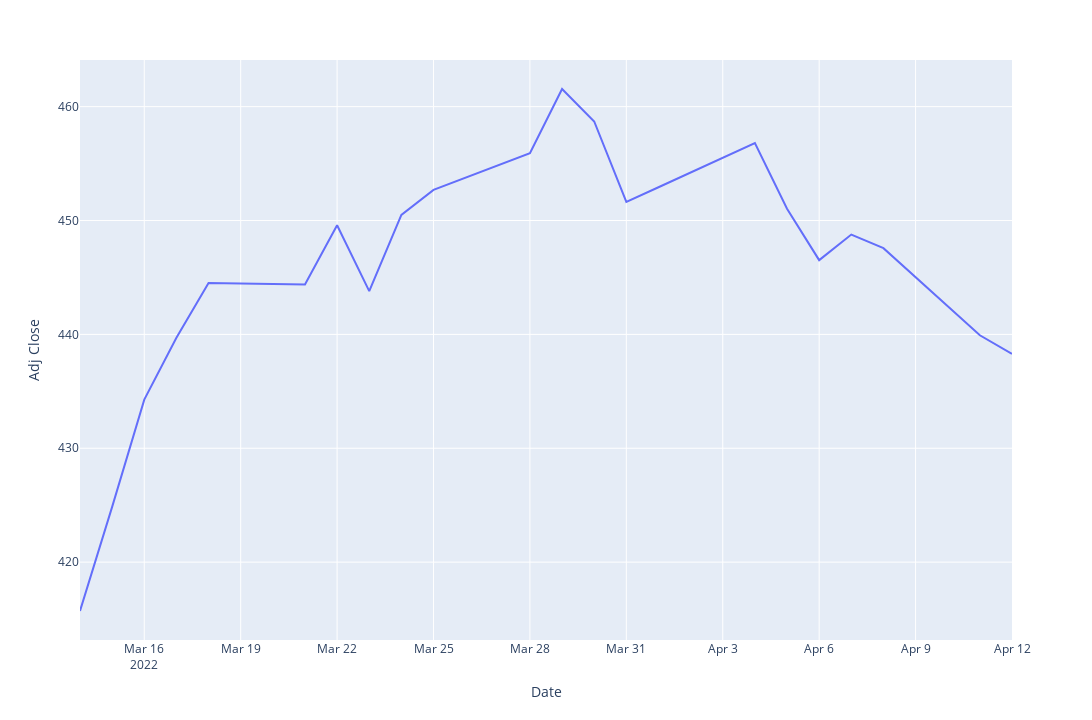

Notebook cell for this chart:
### Code cell
fig = px.line(
        data_2.reset_index(),
        x = 'Date',
        y = 'Adj Close',
        hover_data = ['Open', 'High', 'Low', 'Volume'],
        height = 720,
        width = 1280
    )

    fig.show()

### Figure 1 — Plotly figure (JSON) as saved in the notebook; plotly's stock layout.template omitted (floating-point values rounded to 4 significant figures)
{"data": [{"customdata": [[420.9, 424.5, 415.8, 95729200], [419.8, 426.8, 418.4, 106219100], [429.9, 435.7, 424.8, 144954800], [433.6, 441.1, 433.2, 102676900], [438, 444.9, 437.2, 106345500], [444.3, 446.5, 440.7, 88349800], [445.9, 450.6, 445.9, 74650400], [446.9, 448.5, 443.7, 79426100], [445.9, 450.5, 444.8, 64736900], [451.2, 453.0, 448.4, 77101300], [452.1, 455.9, 450.1, 68529800], [460.0, 462.1, 457.2, 86581500], [460.3, 461.2, 456.5, 79666900], [457.9, 458.8, 451.2, 121699900], [453.3, 453.5, 449.1, 89001500], [453.1, 456.9, 452.3, 59601000], [455.2, 457.8, 449.8, 74214500], [446.9, 448.9, 443.5, 106898000], [445.6, 450.7, 443.5, 78097200], [448.0, 450.6, 445.9, 79236300], [444.1, 445, 439.4, 89770500], [443.1, 445.8, 436.6, 84160500]], "hovertemplate": "Date=%{x}<br>Adj Close=%{y}<br>Open=%{customdata[0]}<br>High=%{customdata[1]}<br>Low=%{customdata[2]}<br>Volume=%{customdata[3]}<extra></extra>", "legendgroup": "", "line": {"color": "#636efa", "dash": "solid"}, "marker": {"symbol": "circle"}, "mode": "lines", "name": "", "orientation": "v", "showlegend": false, "type": "scatter", "x": ["2022-03-14T00:00:00", "2022-03-15T00:00:00", "2022-03-16T00:00:00", "2022-03-17T00:00:00", "2022-03-18T00:00:00", "2022-03-21T00:00:00", "2022-03-22T00:00:00", "2022-03-23T00:00:00", "2022-03-24T00:00:00", "2022-03-25T00:00:00", "2022-03-28T00:00:00", "2022-03-29T00:00:00", "2022-03-30T00:00:00", "2022-03-31T00:00:00", "2022-04-01T00:00:00", "2022-04-04T00:00:00", "2022-04-05T00:00:00", "2022-04-06T00:00:00", "2022-04-07T00:00:00", "2022-04-08T00:00:00", "2022-04-11T00:00:00", "2022-04-12T00:00:00"], "xaxis": "x", "y": [415.7, 424.9, 434.3, 439.7, 444.5, 444.4, 449.6, 443.8, 450.5, 452.7, 455.9, 461.5, 458.7, 451.6, 452.9, 456.8, 451.0, 446.5, 448.8, 447.6, 439.9, 438.3], "yaxis": "y"}], "layout": {"height": 720, "legend": {"tracegroupgap": 0}, "margin": {"t": 60}, "width": 1280, "xaxis": {"anchor": "y", "domain": [0, 1], "title": {"text": "Date"}}, "yaxis": {"anchor": "x", "domain": [0, 1], "title": {"text": "Adj Close"}}}}
